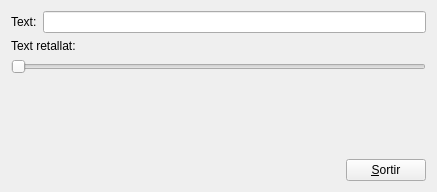
<?xml version="1.0" encoding="UTF-8"?>
<ui version="4.0">
 <class>MyForm</class>
 <widget class="QWidget" name="MyForm">
  <property name="geometry">
   <rect>
    <x>0</x>
    <y>0</y>
    <width>437</width>
    <height>192</height>
   </rect>
  </property>
  <property name="windowTitle">
   <string>Form</string>
  </property>
  <layout class="QVBoxLayout" name="verticalLayout_4">
   <item>
    <layout class="QVBoxLayout" name="verticalLayout_3">
     <item>
      <layout class="QVBoxLayout" name="verticalLayout_2">
       <item>
        <layout class="QHBoxLayout" name="horizontalLayout">
         <item>
          <widget class="QLabel" name="label">
           <property name="text">
            <string>Text:</string>
           </property>
          </widget>
         </item>
         <item>
          <widget class="QLineEdit" name="lineEdit"/>
         </item>
        </layout>
       </item>
       <item>
        <layout class="QHBoxLayout" name="horizontalLayout_2">
         <item>
          <widget class="QLabel" name="label_2">
           <property name="text">
            <string>Text retallat:</string>
           </property>
          </widget>
         </item>
         <item>
          <widget class="MyLabel" name="label_3">
           <property name="text">
            <string/>
           </property>
          </widget>
         </item>
        </layout>
       </item>
      </layout>
     </item>
     <item>
      <widget class="QSlider" name="horizontalSlider">
       <property name="maximum">
        <number>10</number>
       </property>
       <property name="orientation">
        <enum>Qt::Horizontal</enum>
       </property>
      </widget>
     </item>
    </layout>
   </item>
   <item>
    <layout class="QHBoxLayout" name="horizontalLayout_3">
     <item>
      <spacer name="horizontalSpacer">
       <property name="orientation">
        <enum>Qt::Horizontal</enum>
       </property>
       <property name="sizeHint" stdset="0">
        <size>
         <width>40</width>
         <height>20</height>
        </size>
       </property>
      </spacer>
     </item>
     <item>
      <layout class="QVBoxLayout" name="verticalLayout">
       <item>
        <spacer name="verticalSpacer">
         <property name="orientation">
          <enum>Qt::Vertical</enum>
         </property>
         <property name="sizeHint" stdset="0">
          <size>
           <width>20</width>
           <height>40</height>
          </size>
         </property>
        </spacer>
       </item>
       <item>
        <widget class="QPushButton" name="pushButton">
         <property name="text">
          <string>&amp;Sortir</string>
         </property>
        </widget>
       </item>
      </layout>
     </item>
    </layout>
   </item>
  </layout>
 </widget>
 <customwidgets>
  <customwidget>
   <class>MyLabel</class>
   <extends>QLabel</extends>
   <header>MyLabel.h</header>
   <slots>
    <slot>truncarLabel(int)</slot>
   </slots>
  </customwidget>
 </customwidgets>
 <resources/>
 <connections>
  <connection>
   <sender>pushButton</sender>
   <signal>clicked()</signal>
   <receiver>MyForm</receiver>
   <slot>close()</slot>
   <hints>
    <hint type="sourcelabel">
     <x>386</x>
     <y>161</y>
    </hint>
    <hint type="destinationlabel">
     <x>406</x>
     <y>78</y>
    </hint>
   </hints>
  </connection>
  <connection>
   <sender>lineEdit</sender>
   <signal>textChanged(QString)</signal>
   <receiver>label_3</receiver>
   <slot>setText(QString)</slot>
   <hints>
    <hint type="sourcelabel">
     <x>107</x>
     <y>19</y>
    </hint>
    <hint type="destinationlabel">
     <x>254</x>
     <y>56</y>
    </hint>
   </hints>
  </connection>
  <connection>
   <sender>horizontalSlider</sender>
   <signal>valueChanged(int)</signal>
   <receiver>label_3</receiver>
   <slot>truncarLabel(int)</slot>
   <hints>
    <hint type="sourcelabel">
     <x>69</x>
     <y>82</y>
    </hint>
    <hint type="destinationlabel">
     <x>234</x>
     <y>58</y>
    </hint>
   </hints>
  </connection>
 </connections>
</ui>
